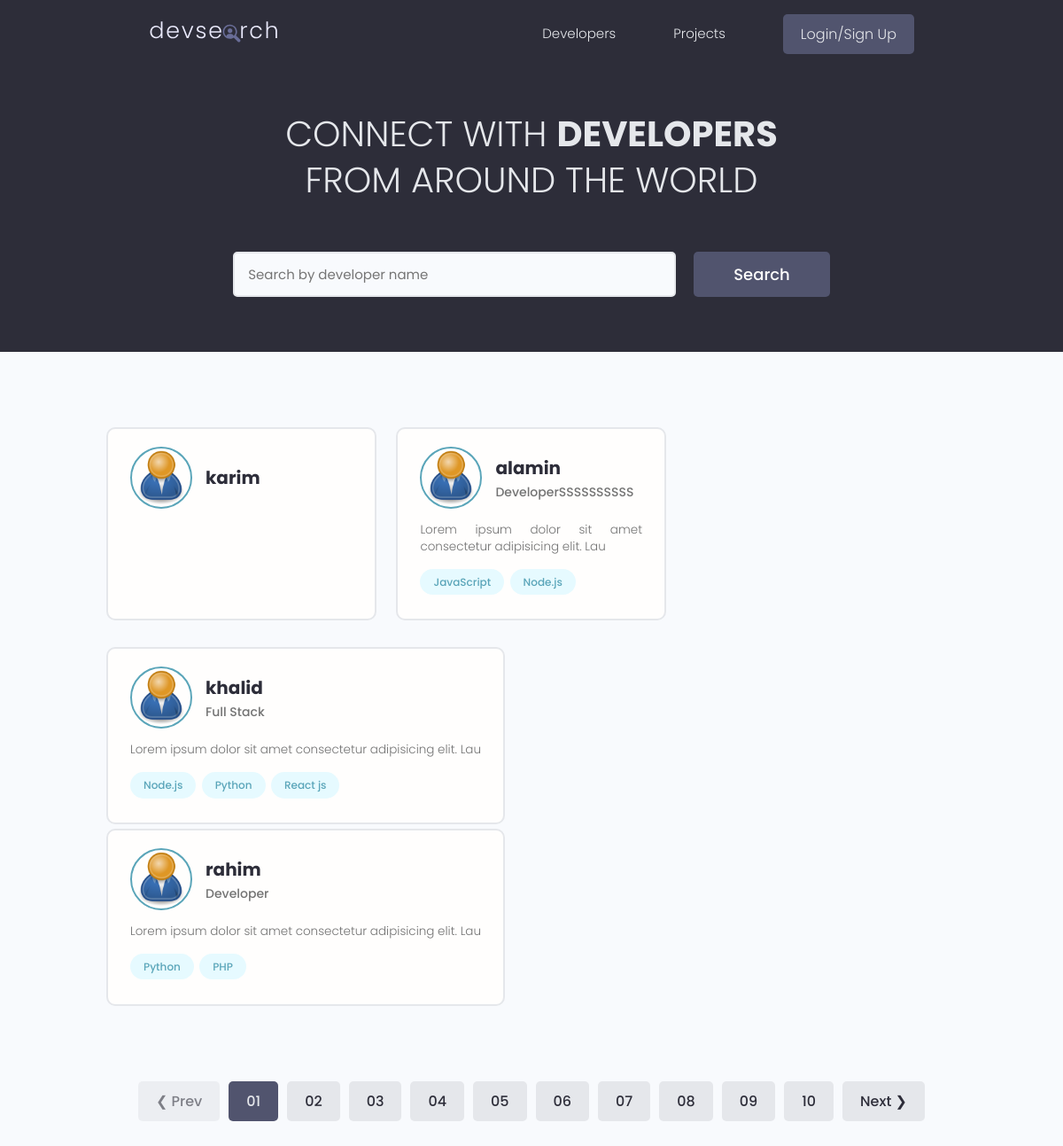
The app's page /users/, older data.
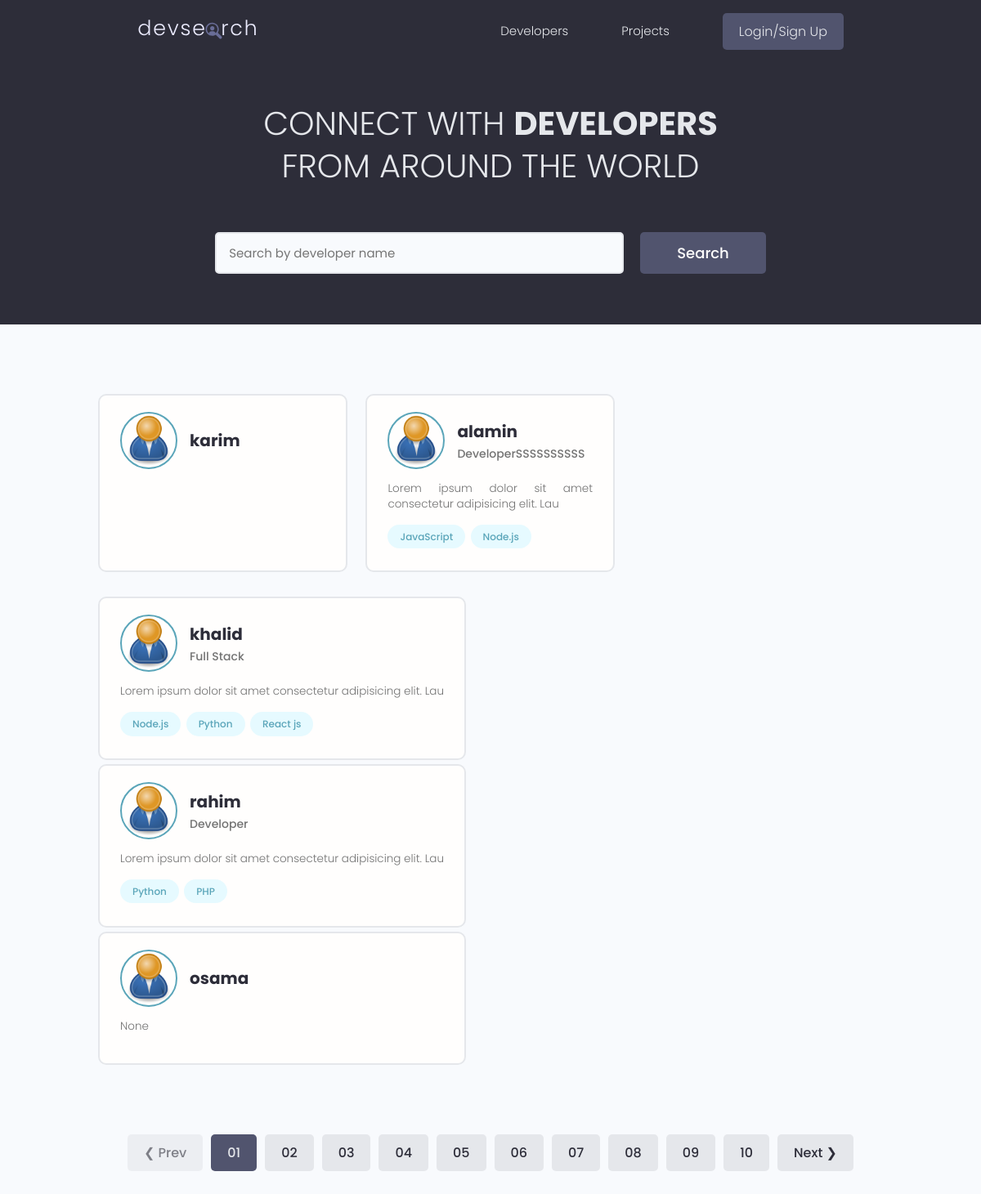
The same page, newer data.
### users/models.py (models this page shows, shortened)
class Profile(models.Model):
    user=models.OneToOneField(User,on_delete=models.CASCADE,null=True,blank=True)
    name=models.CharField(max_length=200,blank=True,null=True)
    email=models.EmailField(max_length=50)
    username=models.CharField(max_length=200,blank=True,null=True)
    location = models.CharField(max_length=200, blank=True, null=True)
    short_intro=models.CharField(max_length=200,blank=True)
    bio=models.TextField(blank=True,null=True)
    profile_image=models.ImageField(null=True,blank=True,upload_to='profiles/',default='profiles/user-default.png')
    social_github=models.CharField(max_length=200,blank=True,null=True)
    social_twitter = models.CharField(max_length=200, blank=True, null=True)
    social_linkdein = models.CharField(max_length=200, blank=True, null=True)
    social_website =   models.CharField(max_length=200, blank=True, null=True)
    id=models.UUIDField(default=uuid.uuid4,unique=True,primary_key=True,editable=False)
    created = models.DateTimeField(auto_now_add=True)

class Skill(models.Model):
    owner=models.ForeignKey(Profile,on_delete=models.CASCADE)
    name=models.CharField(max_length=200,blank=True,null=True)
    description=models.TextField(null=True,blank=True)
    id = models.UUIDField(default=uuid.uuid4, unique=True, primary_key=True, editable=False)
    created = models.DateTimeField(auto_now_add=True)

### users/views.py (the view)
# urls.py: path('',profiles,name='profile'),
def profiles(request):
    profile,search_query=searchProjects(request)
    context={
        "profile":profile,
        "search_query":search_query
    }
    return render(request,'users/profiles.html',context=context)

### project/utils.py (called while the page is built)
def searchProjects(request):
    search_query=''
    if request.GET.get('search_query'):
        search_query=request.GET.get('search_query')
        print(search_query)
    skills=Skill.objects.filter(name__iexact = search_query)
    profile=Profile.objects.distinct().filter(Q(name__icontains=search_query) |Q(skill__in=skills))
    return profile,search_query

### templates/users/profiles.html (shortened to what this page needs)
{% extends 'base.html' %}
{% load static %}
{% block content %}
    <main class="home">
        <section class="hero-section text-center">
            <div class="container container--narrow">
                <div class="hero-section__box">
                    <h2>CONNECT WITH <span>DEVELOPERS</span></h2>
                    <h2>FROM AROUND THE WORLD</h2>
                </div>
                <div class="hero-section__search">
                    <form class="form" action="{% url 'profile' %}" method="get">
                        <div class="form__field">
                            <input class="input input--text" id="formInput#search" type="text" name="search_query"
                                   placeholder="Search by developer name"/>
                        </div>
                        <input class="btn btn--sub btn--lg" type="submit" value="Search"/>
                    </form>
                </div>
            </div>
        </section>
        <section class="devlist">
            <div class="container">
                <div class="grid grid--three">
                     {% for profile in profile %}
                        <div class="column card">
                            <div class="dev">
                                <a href="{% url 'userprofile' profile.pk %}" class="card__body">
                                    <div class="dev__profile">
                                        <img class="avatar avatar--md" src="{{ profile.profile_image.url }}"/>
                                        <div class="dev__meta">
                                            <h3>{{ profile.username }}</h3>
                                            <h5>{{ profile.short_intro }}</h5>
                                        </div>
                                    </div>
                                    <p class="dev__info">
                                        {{ profile.bio|slice:'60' }}
                                    </p>
                                    <div class="dev__skills">
                                        {% for skill in profile.skill_set.all %}
                                            <span class="tag tag--pill tag--main">
                                                <small>{{ skill.name }}
                                            </span>
                                        {% endfor %}
                                    </div>
                                </a>
                            </div>
                        </div>
                    {% endfor %}
                </div>
            </div>
        </section>
        <div class="pagination">
            <ul class="container">
                <li><a href="#" class="btn btn--disabled">&#10094; Prev</a></li>
                <li><a href="#" class="btn btn--sub">01</a></li>
                <li><a href="#" class="btn">02</a></li>
                <li><a href="#" class="btn">03</a></li>
                <li><a href="#" class="btn">04</a></li>
                <li><a href="#" class="btn">05</a></li>
                <li><a href="#" class="btn">06</a></li>
                <li><a href="#" class="btn">07</a></li>
                <li><a href="#" class="btn">08</a></li>
                <li><a href="#" class="btn">09</a></li>
                <li><a href="#" class="btn">10</a></li>
                <li><a href="#" class="btn">Next &#10095;</a></li>
            </ul>
        </div>
    </main>
{% endblock %}

### templates/base.html (shortened to what this page needs)
<!DOCTYPE html>
 {% load static %}
<html class="no-js" lang="en">
    <head>
         <link rel="stylesheet" href="https://cdnjs.cloudflare.com/ajax/libs/font-awesome/6.4.2/css/all.min.css" />
         <link rel="stylesheet" href="{% static 'assets/uikit/styles/uikit.css' %}">
         <link rel="stylesheet" href="{% static 'assets/styles/app.css' %}">
         <link rel="stylesheet" href="{% static 'assets/styles/main.css' %}">
         <link rel="stylesheet" href="https://cdnjs.cloudflare.com/ajax/libs/highlight.js/11.2.0/styles/default.min.css">
    </head>
<body>
{% include 'navbar.html' %}
 {% block content %}
 {% endblock %}
</body>
</html>

### templates/navbar.html (shortened to what this page needs)
{% load static %}
<header class="header">
    <div class="container container--narrow">
        <a href="#" class="header__logo">
            <img src="{% static 'assets/images/logo.svg' %} " alt="DevSearch Logo" />
        </a>
        <nav class="header__nav">
            <ul class="header__menu">
                <li class="header__menuItem"><a href="{% url 'profile' %}">Developers</a></li>
                <li class="header__menuItem"><a href="{% url 'projects' %}">Projects</a></li>
                {% if request.user.is_authenticated %}
                <li class="header__menuItem"><a href="">Inbox</a></li>
                <li class="header__menuItem"><a href="{% url 'account' %}">Account</a></li>
                <li class="header__menuItem"><a href="{% url 'logout' %}" class="btn btn--sub">Logout</a></li>
                {% else %}
                <li class="header__menuItem"><a href="" class="btn btn--sub">Login/Sign Up</a></li>
              {% endif %}
            </ul>
        </nav>
    </div>
</header>

### static/assets/styles/app.css (style rules this page uses)
:root { --color-sub: #2d2d39; }
.btn--sub { background-color: var(--color-sub-light); }
.card { border: 2px solid var(--color-light); }
img { width: 100%; }
.header { position: sticky; z-index: 111; background-color: var(--color-sub); padding: 1.5rem 0; }
.header > .container { display: flex; justify-content: space-between; align-items: center; }
.header__logo > img { height: 3.8rem; }
.header__nav > ul { display: inline-flex; align-items: center; list-style: none; gap: 6.5rem; }
.header__menuItem > a { color: var(--color-light); font-weight: 300; }
.hero-section { height: 40vh; display: flex; align-items: center; background-color: var(--color-sub); }
.hero-section__box { margin-bottom: 4rem; }
.hero-section__box > h2, .hero-section__box > h2 > span { font-size: 4rem; color: var(--color-light); line-height: 1.3; text-transform: uppercase; }
.hero-section__box > h2 { font-weight: 300; }
.hero-section__box > h2 > span { font-weight: 700; }
.hero-section__search > .form { display: flex; align-items: center; justify-content: center; gap: 2rem; }
.hero-section__search > .form input.input--text { width: 50rem; }
.devlist { margin-top: 8rem; }
.devlist .grid { align-items: stretch; }
.devlist .dev .dev__profile { display: flex; align-items: center; gap: 1.5rem; }
.devlist .dev .dev__meta h3 { color: var(--color-sub); font-size: 2rem; font-weight: 700; }
.devlist .dev .dev__meta h5 { color: var(--color-text); font-size: 1.4rem; font-weight: 500; }
.devlist .dev .dev__info { margin: 1.5rem 0; font-size: 1.35rem; line-height: 1.4; text-align: justify; }
.pagination { margin-top: 8rem; margin-bottom: 10rem; }
.pagination > ul { flex-wrap: wrap; list-style: none; display: flex; align-items: center; justify-content: center; gap: 1rem; }
.pagination .btn { color: var(--color-sub); }
.pagination .btn.btn--sub { color: var(--color-light); }

### static/assets/uikit/styles/modules/_variables.css (style rules this page uses)
:root { --color-main: #5aa5b9; --color-main-light: #e6faff; --color-sub: #3f4156; --color-sub-light: #51546e; --color-sub-lighter: #ededfd; --color-text: #737373; --color-gray: #8b8b8b; --color-light: #e5e7eb; --color-light-gray: #767676; --color-bg: #f8fafd; --color-white: #fffefd; --color-white-light: #f3f3f3; --color-success: #359e64; --color-success-bg: #def8e8; --color-error: #fc4b0b; --color-error-bg: #fff2ee; --font-base: 'Poppins', arial, helvetica, 'Segoe UI', roboto, ubuntu, sans-serif; --font-monospace: 'Fira Code', 'Courier New', courier, monospace; --font-regular: 300; --font-medium: 500; --font-bold: 700; --generic-shadow: 1px 1px 5px #00000010; --generic-transition: all 0.3s ease-in-out; }

### static/assets/uikit/styles/modules/_base.css (style rules this page uses)
* { margin: 0; padding: 0; box-sizing: border-box; text-rendering: optimizeLegibility; color: inherit; font-size: inherit; }
html { font-size: 50%; }
@media only screen and (min-width: 480px) { html { font-size: 56.25%; } }
@media only screen and (min-width: 1200px) { html { font-size: 62.5%; } }
body { line-height: 1.6; font-weight: 400; font-size: 1.5rem; color: var(--color-text); background-color: var(--color-bg); min-height: 100vh; }

### static/assets/uikit/styles/modules/_typography.css (style rules this page uses)
* { font-family: var(--font-base); }
h2 { font-size: 3.6rem; font-weight: var(--font-bold); }
h3 { font-size: 3.2rem; font-weight: var(--font-medium); }
h5 { font-size: 2.4rem; font-weight: var(--font-medium); }
h5, h6 { font-weight: var(--font-regular); }
p, span, strong { font-size: 1.6rem; color: var(--color-text); font-weight: var(--font-regular); }
a { padding-bottom: 2px; text-decoration: none; display: inline-block; color: var(--color-main); font-weight: var(--font-medium); }

### static/assets/uikit/styles/modules/_utilities.css (style rules this page uses)
.container { width: 92%; max-width: 165rem; margin: 0 auto; box-sizing: border-box; }
.container--narrow { width: 92%; max-width: 120rem; }
@media screen and (min-width: 1000px) { .container { width: 90%; } }
@media screen and (min-width: 1000px) { .container--narrow { width: 85%; } }
@media screen and (min-width: 1200px) { .container { width: 80%; } }
@media screen and (min-width: 1200px) { .container--narrow { width: 72%; } }
.text-center { text-align: center; }

### static/assets/uikit/styles/modules/_avatar.css (style rules this page uses)
.avatar { border-radius: 50%; border: 2px solid var(--color-main); object-fit: cover; }
.avatar--md { height: 7rem; width: 7rem; }

### static/assets/uikit/styles/modules/_card.css (style rules this page uses)
.card { border-radius: 1rem; background-color: var(--color-white); border: 1.5px solid var(--color-light); width: auto; height: auto; margin-top: 0.5rem; margin-bottom: 0.5rem; overflow: hidden; }
.card__body, .card__header { padding: 2rem 2.5rem; }

Row changes from the older to the newer data that the page shows:
added Profile: profile_image (placeholder picture), username "osama", bio "None"
